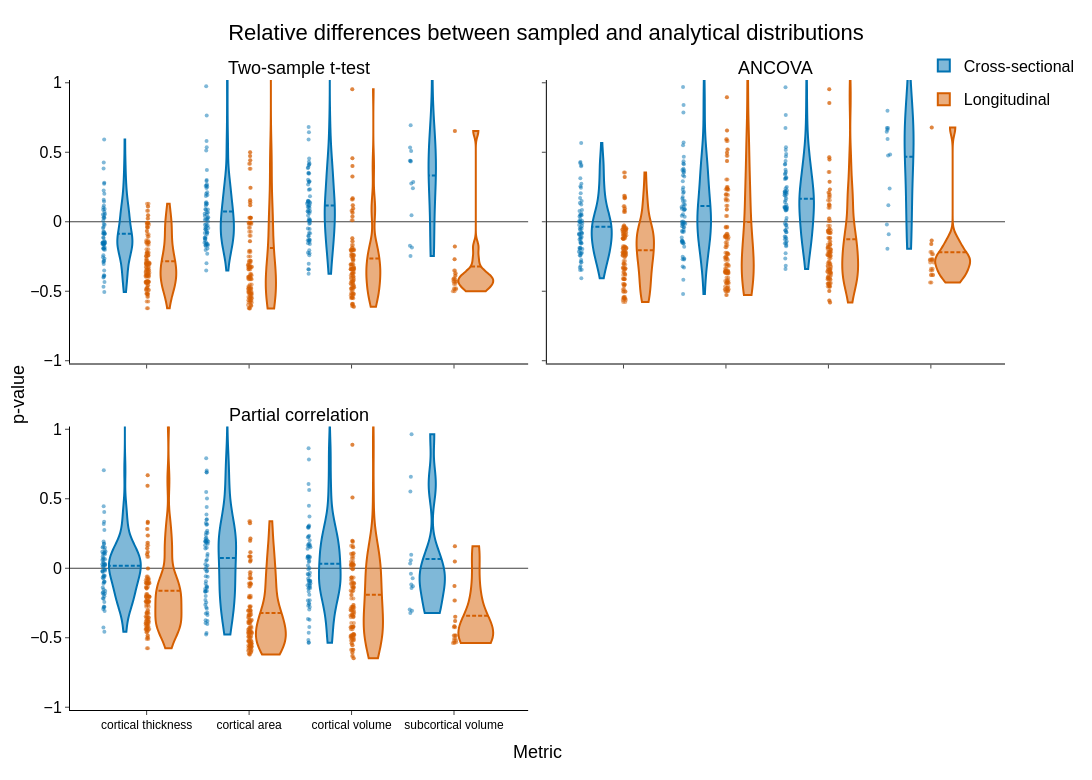

Here is the notebook cell this chart was saved with:
### Code cell
fig = plot_relative_difference_violins(
    value_type="pvalue", signed=True, error_type="rel"
)
fig.show()

### Figure 1 — Plotly figure (JSON) as saved in the notebook; plotly's stock layout.template omitted (floating-point values rounded to 4 significant figures; data arrays with more than 128 entries replaced by an {"elided": "..."} marker saying what was removed)
{"data": [{"alignmentgroup": "student", "jitter": 0.12, "legendgroup": "Cross-sectional", "marker": {"color": "#0072B2", "opacity": 0.5, "size": 4}, "meanline": {"visible": true}, "name": "Cross-sectional", "offsetgroup": "Cross-sectional", "pointpos": -1.2, "points": "all", "scalegroup": "student", "scalemode": "width", "showlegend": true, "spanmode": "hard", "type": "violin", "x": {"elided": "218 str values"}, "xaxis": "x", "y": {"elided": "218 float values"}, "yaxis": "y"}, {"alignmentgroup": "student", "jitter": 0.12, "legendgroup": "Longitudinal", "marker": {"color": "#D55E00", "opacity": 0.5, "size": 4}, "meanline": {"visible": true}, "name": "Longitudinal", "offsetgroup": "Longitudinal", "pointpos": -1.2, "points": "all", "scalegroup": "student", "scalemode": "width", "showlegend": true, "spanmode": "hard", "type": "violin", "x": {"elided": "436 str values"}, "xaxis": "x", "y": {"elided": "436 float values"}, "yaxis": "y"}, {"alignmentgroup": "ancova", "jitter": 0.12, "legendgroup": "Cross-sectional", "marker": {"color": "#0072B2", "opacity": 0.5, "size": 4}, "meanline": {"visible": true}, "name": "Cross-sectional", "offsetgroup": "Cross-sectional", "pointpos": -1.2, "points": "all", "scalegroup": "ancova", "scalemode": "width", "showlegend": false, "spanmode": "hard", "type": "violin", "x": {"elided": "218 str values"}, "xaxis": "x2", "y": {"elided": "218 float values"}, "yaxis": "y2"}, {"alignmentgroup": "ancova", "jitter": 0.12, "legendgroup": "Longitudinal", "marker": {"color": "#D55E00", "opacity": 0.5, "size": 4}, "meanline": {"visible": true}, "name": "Longitudinal", "offsetgroup": "Longitudinal", "pointpos": -1.2, "points": "all", "scalegroup": "ancova", "scalemode": "width", "showlegend": false, "spanmode": "hard", "type": "violin", "x": {"elided": "436 str values"}, "xaxis": "x2", "y": {"elided": "436 float values"}, "yaxis": "y2"}, {"alignmentgroup": "partial_correlation", "jitter": 0.12, "legendgroup": "Cross-sectional", "marker": {"color": "#0072B2", "opacity": 0.5, "size": 4}, "meanline": {"visible": true}, "name": "Cross-sectional", "offsetgroup": "Cross-sectional", "pointpos": -1.2, "points": "all", "scalegroup": "partial_correlation", "scalemode": "width", "showlegend": false, "spanmode": "hard", "type": "violin", "x": {"elided": "218 str values"}, "xaxis": "x3", "y": {"elided": "218 float values"}, "yaxis": "y3"}, {"alignmentgroup": "partial_correlation", "jitter": 0.12, "legendgroup": "Longitudinal", "marker": {"color": "#D55E00", "opacity": 0.5, "size": 4}, "meanline": {"visible": true}, "name": "Longitudinal", "offsetgroup": "Longitudinal", "pointpos": -1.2, "points": "all", "scalegroup": "partial_correlation", "scalemode": "width", "showlegend": false, "spanmode": "hard", "type": "violin", "x": {"elided": "436 str values"}, "xaxis": "x3", "y": {"elided": "436 float values"}, "yaxis": "y3"}], "layout": {"annotations": [{"font": {"color": "black", "family": "Helvetica", "size": 18}, "showarrow": false, "text": "Two-sample t-test", "x": 0.245, "xanchor": "center", "xref": "paper", "y": 1, "yanchor": "bottom", "yref": "paper"}, {"font": {"color": "black", "family": "Helvetica", "size": 18}, "showarrow": false, "text": "ANCOVA", "x": 0.755, "xanchor": "center", "xref": "paper", "y": 1, "yanchor": "bottom", "yref": "paper"}, {"font": {"color": "black", "family": "Helvetica", "size": 18}, "showarrow": false, "text": "Partial correlation", "x": 0.245, "xanchor": "center", "xref": "paper", "y": 0.45, "yanchor": "bottom", "yref": "paper"}, {"font": {"color": "black", "family": "Helvetica", "size": 18}, "showarrow": false, "text": "Metric", "x": 0.5, "xanchor": "center", "xref": "paper", "y": 0, "yanchor": "top", "yref": "paper", "yshift": -30}, {"font": {"color": "black", "family": "Helvetica", "size": 18}, "showarrow": false, "text": "p-value", "textangle": -90, "x": 0, "xanchor": "right", "xref": "paper", "xshift": -40, "y": 0.5, "yanchor": "middle", "yref": "paper"}], "font": {"color": "black", "family": "Helvetica", "size": 16}, "height": 780, "legend": {"orientation": "v", "title": {"text": ""}, "x": 1.08, "xanchor": "right", "y": 1.05}, "margin": {"b": 70, "l": 70, "r": 30, "t": 80}, "shapes": [{"layer": "below", "line": {"color": "black", "dash": "solid", "width": 1}, "opacity": 0.75, "type": "line", "x0": 0, "x1": 1, "xref": "x domain", "y0": 0, "y1": 0, "yref": "y"}, {"layer": "below", "line": {"color": "black", "dash": "solid", "width": 1}, "opacity": 0.75, "type": "line", "x0": 0, "x1": 1, "xref": "x2 domain", "y0": 0, "y1": 0, "yref": "y2"}, {"layer": "below", "line": {"color": "black", "dash": "solid", "width": 1}, "opacity": 0.75, "type": "line", "x0": 0, "x1": 1, "xref": "x3 domain", "y0": 0, "y1": 0, "yref": "y3"}], "title": {"text": "Relative differences between sampled and analytical distributions", "x": 0.5}, "violingap": 0.15, "violingroupgap": 0.2, "violinmode": "group", "width": 1200, "xaxis": {"anchor": "y", "categoryarray": ["thickness", "area", "volume", "subcortical_volume"], "categoryorder": "array", "domain": [0, 0.49], "linecolor": "black", "linewidth": 1, "matches": "x3", "showline": true, "showticklabels": false, "tickfont": {"color": "black", "family": "Helvetica", "size": 12}, "ticklen": 4, "tickmode": "array", "ticks": "outside", "ticktext": ["cortical thickness", "cortical area", "cortical volume", "subcortical volume"], "tickvals": ["thickness", "area", "volume", "subcortical_volume"]}, "xaxis2": {"anchor": "y2", "categoryarray": ["thickness", "area", "volume", "subcortical_volume"], "categoryorder": "array", "domain": [0.51, 1], "linecolor": "black", "linewidth": 1, "matches": "x4", "showline": true, "showticklabels": false, "tickfont": {"color": "black", "family": "Helvetica", "size": 12}, "ticklen": 4, "tickmode": "array", "ticks": "outside", "ticktext": ["cortical thickness", "cortical area", "cortical volume", "subcortical volume"], "tickvals": ["thickness", "area", "volume", "subcortical_volume"]}, "xaxis3": {"anchor": "y3", "categoryarray": ["thickness", "area", "volume", "subcortical_volume"], "categoryorder": "array", "domain": [0, 0.49], "linecolor": "black", "linewidth": 1, "showline": true, "tickfont": {"color": "black", "family": "Helvetica", "size": 12}, "ticklen": 4, "tickmode": "array", "ticks": "outside", "ticktext": ["cortical thickness", "cortical area", "cortical volume", "subcortical volume"], "tickvals": ["thickness", "area", "volume", "subcortical_volume"]}, "xaxis4": {"anchor": "y4", "categoryarray": ["thickness", "area", "volume", "subcortical_volume"], "categoryorder": "array", "domain": [0.51, 1], "linecolor": "black", "linewidth": 1, "showline": true, "tickfont": {"color": "black", "family": "Helvetica", "size": 12}, "ticklen": 4, "tickmode": "array", "ticks": "outside", "ticktext": ["cortical thickness", "cortical area", "cortical volume", "subcortical volume"], "tickvals": ["thickness", "area", "volume", "subcortical_volume"]}, "yaxis": {"anchor": "x", "domain": [0.55, 1], "linecolor": "black", "linewidth": 1, "range": [-1.02, 1.02], "showline": true, "ticklen": 4, "ticks": "outside", "zeroline": false}, "yaxis2": {"anchor": "x2", "domain": [0.55, 1], "linecolor": "black", "linewidth": 1, "matches": "y", "range": [-1.02, 1.02], "showline": true, "showticklabels": false, "ticklen": 4, "ticks": "outside", "zeroline": false}, "yaxis3": {"anchor": "x3", "domain": [0, 0.45], "linecolor": "black", "linewidth": 1, "range": [-1.02, 1.02], "showline": true, "ticklen": 4, "ticks": "outside", "zeroline": false}, "yaxis4": {"anchor": "x4", "domain": [0, 0.45], "linecolor": "black", "linewidth": 1, "matches": "y3", "range": [-1.02, 1.02], "showline": true, "showticklabels": false, "ticklen": 4, "ticks": "outside", "zeroline": false}}}
